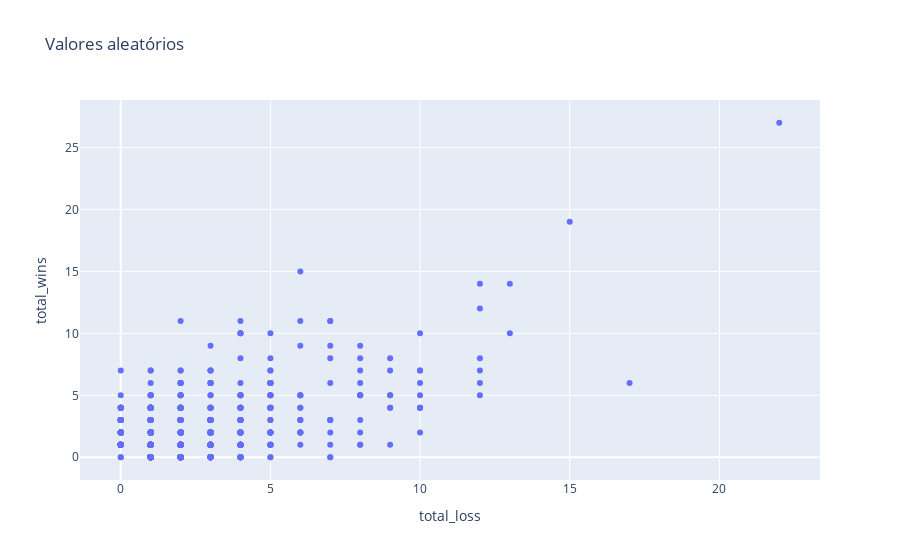

Write notebook code for a chart like this one.
### Code cell
# Criando gráfico

trace = go.Scatter(x = df['total_wins'],
                   y = df['total_loss'],
                   mode = 'markers')

# Armazenando gráfico em uma lista

data = [trace]

# Criando Layout

layout = go.Layout(title='Valores aleatórios',
                   yaxis={'title':'total_wins'},
                   xaxis={'title': 'total_loss'})

# Criando figura que será exibida

fig = go.Figure(data=data, layout=layout)

# Exibindo figura/gráfico

py.iplot(fig)

### Figure 1 — Plotly figure (JSON) as saved in the notebook; plotly's stock layout.template omitted (floating-point values rounded to 4 significant figures; data arrays with more than 128 entries replaced by an {"elided": "..."} marker saying what was removed)
{"data": [{"mode": "markers", "type": "scatter", "x": {"elided": "2057 int values"}, "y": {"elided": "2057 int values"}}], "layout": {"title": {"text": "Valores aleatórios"}, "xaxis": {"title": {"text": "total_loss"}}, "yaxis": {"title": {"text": "total_wins"}}}}
